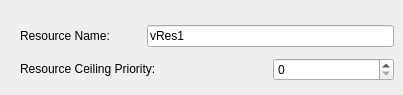
     <widget class="QWidget" name="tabRes">
      <attribute name="title">
       <string>Resource</string>
      </attribute>
      <widget class="QWidget" name="layoutWidget">
       <property name="geometry">
        <rect>
         <x>20</x>
         <y>20</y>
         <width>374</width>
         <height>66</height>
        </rect>
       </property>
       <layout class="QGridLayout" name="gridLayout_2">
        <item row="0" column="0">
         <widget class="QLabel" name="label_11">
          <property name="text">
           <string>&lt;html&gt;&lt;head/&gt;&lt;body&gt;&lt;p&gt;Resource Name:&lt;/p&gt;&lt;/body&gt;&lt;/html&gt;</string>
          </property>
         </widget>
        </item>
        <item row="0" column="1" colspan="2">
         <widget class="QLineEdit" name="leResName">
          <property name="minimumSize">
           <size>
            <width>231</width>
            <height>0</height>
           </size>
          </property>
          <property name="text">
           <string>vRes1</string>
          </property>
         </widget>
        </item>
        <item row="1" column="0" colspan="2">
         <widget class="QLabel" name="label_12">
          <property name="text">
           <string>&lt;html&gt;&lt;head/&gt;&lt;body&gt;&lt;p&gt;Resource Ceiling Priority:&lt;/p&gt;&lt;/body&gt;&lt;/html&gt;</string>
          </property>
         </widget>
        </item>
        <item row="1" column="2">
         <widget class="QSpinBox" name="spbxResCeilPrio">
          <property name="minimumSize">
           <size>
            <width>91</width>
            <height>0</height>
           </size>
          </property>
          <property name="toolTip">
           <string>&lt;!DOCTYPE HTML PUBLIC &quot;-//W3C//DTD HTML 4.0//EN&quot; &quot;http://www.w3.org/TR/REC-html40/strict.dtd&quot;&gt;
&lt;html&gt;&lt;head&gt;&lt;meta name=&quot;qrichtext&quot; content=&quot;1&quot; /&gt;&lt;style type=&quot;text/css&quot;&gt;
p, li { white-space: pre-wrap; }
&lt;/style&gt;&lt;/head&gt;&lt;body style=&quot; font-family:'Monospace'; font-size:12pt; font-weight:400; font-style:normal;&quot;&gt;
&lt;table border=&quot;0&quot; style=&quot;-qt-table-type: root; margin-top:4px; margin-bottom:4px; margin-left:4px; margin-right:4px;&quot;&gt;
&lt;tr&gt;
&lt;td style=&quot;border: none;&quot;&gt;
&lt;p style=&quot; margin-top:0px; margin-bottom:0px; margin-left:0px; margin-right:0px; -qt-block-indent:0; text-indent:0px;&quot;&gt;配置GaInOS 普通资源天花板优先级&lt;/p&gt;&lt;/td&gt;&lt;/tr&gt;&lt;/table&gt;&lt;/body&gt;&lt;/html&gt;</string>
          </property>
         </widget>
        </item>
       </layout>
      </widget>
     </widget>
